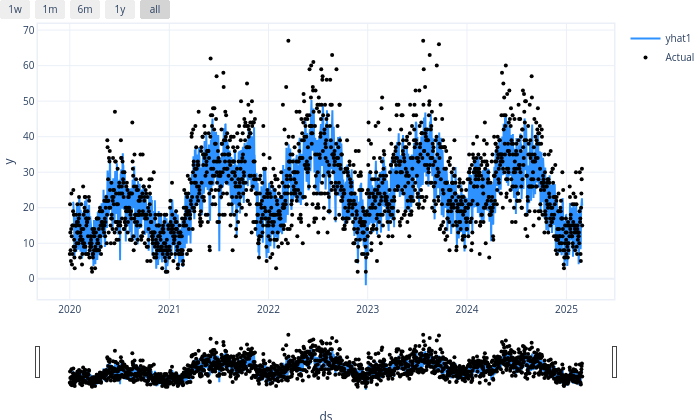

Write notebook code for a chart like this one.
### Code cell
model.plot(forecast)

### Figure 1 — Plotly figure (JSON) as saved in the notebook; plotly's stock layout.template omitted (floating-point values rounded to 4 significant figures; data arrays with more than 128 entries replaced by an {"elided": "..."} marker saying what was removed)
{"data": [{"fill": "none", "line": {"color": "rgba(45, 146, 255, 1.0)", "width": 2}, "mode": "lines", "name": "yhat1", "type": "scatter", "x": {"elided": "1886 str values"}, "y": {"elided": "1886 float values"}}, {"marker": {"color": "black", "size": 4}, "mode": "markers", "name": "Actual", "type": "scatter", "x": {"elided": "1886 str values"}, "y": {"elided": "1886 int values"}}], "layout": {"autosize": true, "font": {"size": 10}, "height": 420, "hovermode": "x unified", "margin": {"b": 0, "l": 0, "pad": 0, "r": 10, "t": 10}, "showlegend": true, "title": {"font": {"size": 12}}, "width": 700, "xaxis": {"linewidth": 1.5, "mirror": true, "rangeselector": {"buttons": [{"count": 7, "label": "1w", "step": "day", "stepmode": "backward"}, {"count": 1, "label": "1m", "step": "month", "stepmode": "backward"}, {"count": 6, "label": "6m", "step": "month", "stepmode": "backward"}, {"count": 1, "label": "1y", "step": "year", "stepmode": "backward"}, {"step": "all"}]}, "rangeslider": {"visible": true}, "showline": true, "title": {"text": "ds"}, "type": "date"}, "yaxis": {"linewidth": 1.5, "mirror": true, "showline": true, "title": {"text": "y"}}}}
